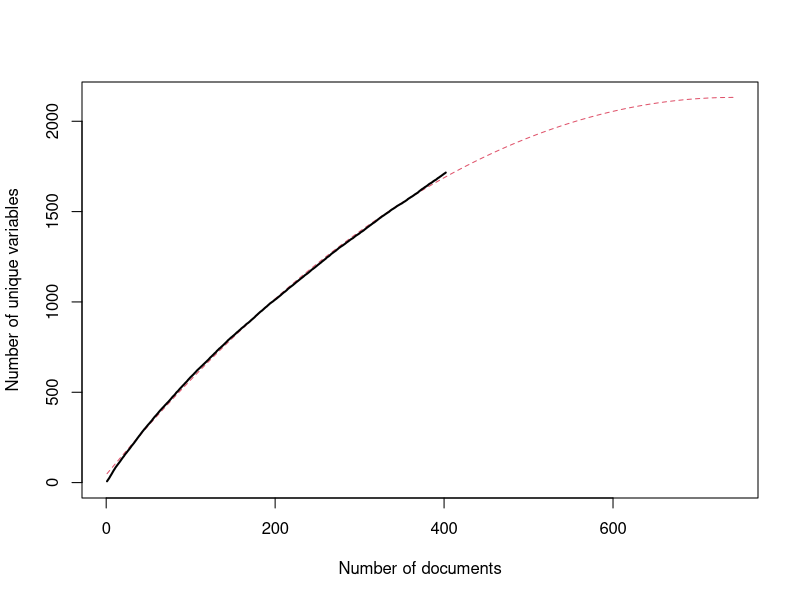

R code for this plot:
library(mgcv)

try(setwd("~/Documents/Bristol/CHIELD/CHIELD_Online/processing/"))

d = read.csv("../data/db/CausalLinks.csv",stringsAsFactors = F)
dv1 = d[,c("Var1","bibref")]
dv2 = d[,c("Var2","bibref")]
names(dv2) = c("Var1",'bibref')
d = rbind(dv1,dv2)

cumUniqueVariables.mean = rep(0,length(unique(d$bibref)))
numSamples = 100
getCumUniqueVariables = function(){
  docs = sample(unique(d$bibref))
  d$bibref = factor(d$bibref,levels=docs)
  d = d[order(d$bibref),]
  # Cumulative unique variables
  cumUniqueVariables = 
    sapply(docs,function(doc){
    length(unique(d[1:max(which(d$bibref==doc)),]$Var1))
  })
  return(cumUniqueVariables)
}

cumUniqueVariables.mean = replicate(numSamples,getCumUniqueVariables())
cumUniqueVariables.mean = rowSums(cumUniqueVariables.mean)/numSamples

res = data.frame(
  cumUniqueVariables.mean = cumUniqueVariables.mean,
  numDocuments = 1:length(cumUniqueVariables.mean)
)

m0 = lm(cumUniqueVariables.mean~
          numDocuments+
          I(numDocuments^2),
        data = res)
summary(m0)

newdata = data.frame(
  numDocuments = 1:1000
)

predictedCurve = predict(m0,
    newdata = data.frame(numDocuments = 1:3000))
dx = abs(diff(predictedCurve))
plateau = which(dx==min(dx))

newdata = data.frame(
  numDocuments = seq(1,plateau,length.out=100)
)

predictedCurve = predict(m0,newdata = newdata)

plot(newdata$numDocuments,
     predictedCurve,
     xlab="Number of documents",
     ylab="Number of unique variables",
     type = 'l',
     xlim=range(newdata$numDocuments),
     ylim=c(0,max(predictedCurve)),
     lty=2,col=2)
#abline(0,1,lty=2)
points(1:length(cumUniqueVariables.mean),
       cumUniqueVariables.mean,
     xlab="Number of documents",
     ylab="Number of unique variables",
     type = 'l',lty=1,col=1,lwd=2)
